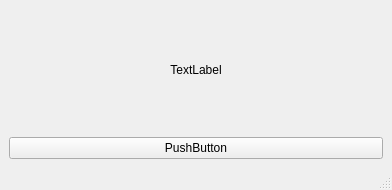
<?xml version="1.0" encoding="UTF-8"?>
<ui version="4.0">
 <class>MainWindow</class>
 <widget class="QMainWindow" name="MainWindow">
  <property name="geometry">
   <rect>
    <x>0</x>
    <y>0</y>
    <width>392</width>
    <height>190</height>
   </rect>
  </property>
  <property name="windowTitle">
   <string>MainWindow</string>
  </property>
  <widget class="QWidget" name="centralwidget">
   <layout class="QVBoxLayout" name="verticalLayout">
    <item>
     <widget class="QLabel" name="label">
      <property name="autoFillBackground">
       <bool>true</bool>
      </property>
      <property name="text">
       <string>TextLabel</string>
      </property>
      <property name="alignment">
       <set>Qt::AlignCenter</set>
      </property>
      <property name="wordWrap">
       <bool>true</bool>
      </property>
     </widget>
    </item>
    <item>
     <widget class="QPushButton" name="pushButton">
      <property name="text">
       <string>PushButton</string>
      </property>
     </widget>
    </item>
   </layout>
  </widget>
  <widget class="QMenuBar" name="menubar">
   <property name="geometry">
    <rect>
     <x>0</x>
     <y>0</y>
     <width>392</width>
     <height>22</height>
    </rect>
   </property>
  </widget>
  <widget class="QStatusBar" name="statusbar"/>
 </widget>
 <resources/>
 <connections/>
</ui>
